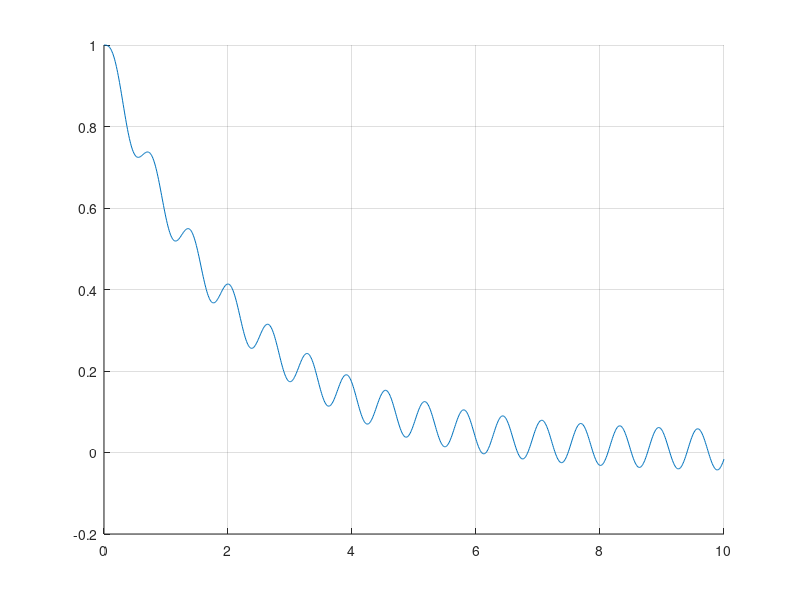

The MATLAB script that drew this image:
% This file is used for the graphing of HW00P2

y = @(t) (2 / 401) * (0.5 * cos(10 * t) + 10 * sin(10 * t)) + (400/401) * exp(-t/2);


% plotting
figure 
hold on
grid on

% plot function
t = 0:0.01:10;
plot(t, y(t))
xlim([0,10])